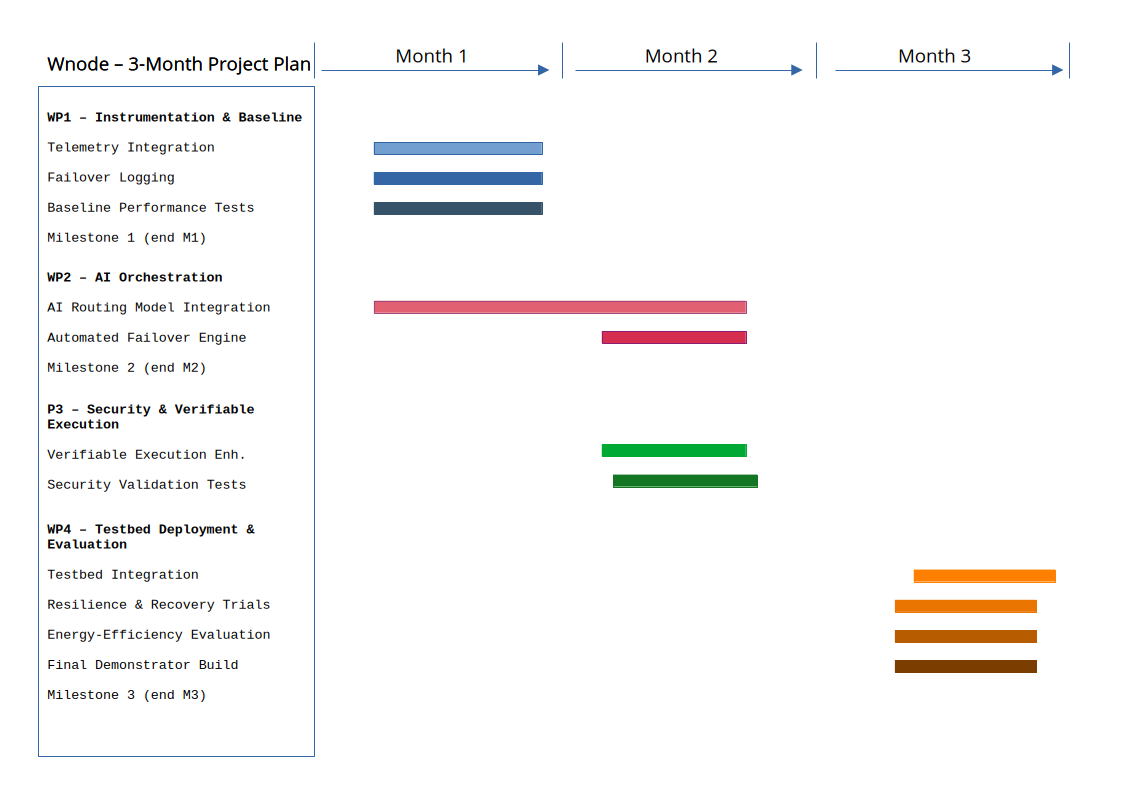
#> input picture Data Room/grants/Project Plan Gantt.webp, 1123 x 794 px
$ python convert_transparency.py '../Data Room/grants/Project Plan Gantt.webp' '../Data Room/grants/Project Plan Gantt.webp'
#> lines starting #> are read from the running program, lines starting #| are printed output that depends on the picture
import sys
from PIL import Image

def convert_neon_transparency(input_path, output_path):
    img = Image.open(input_path).convert("RGBA")
    data = img.getdata()

    new_data = []
    for r, g, b, a in data:
        # Calculate maximum brightness of the RGB channels
        max_val = max(r, g, b)

        if max_val == 0:
            new_data.append((0, 0, 0, 0))
        else:
            # Set alpha equal to the maximum brightness
            new_alpha = max_val

            # Re-scale RGB to compensate for the alpha channel reduction
            new_r = int(min(255, (r * 255) / new_alpha))
            new_g = int(min(255, (g * 255) / new_alpha))
            new_b = int(min(255, (b * 255) / new_alpha))

            new_data.append((new_r, new_g, new_b, new_alpha))
#> after the loop, new_data = 891662 items

    img.putdata(new_data)
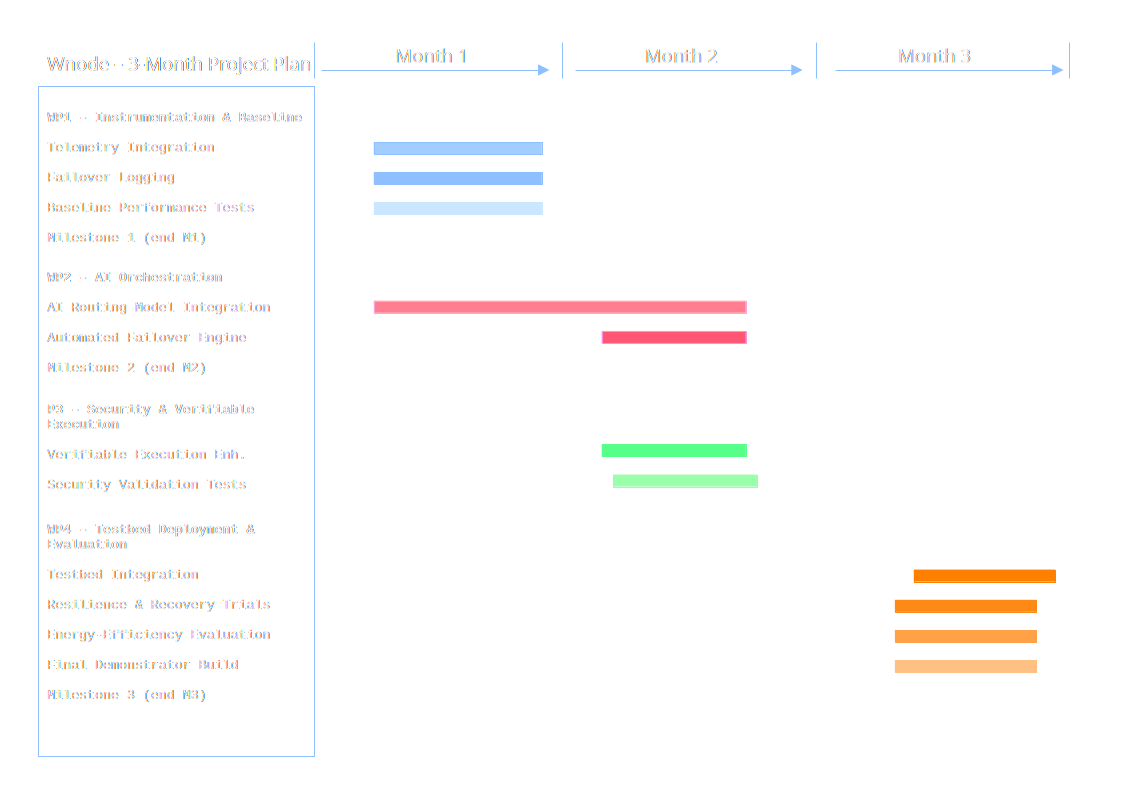
#> img: PIL image 1123x794 RGBA; mean R, G, B, A 250.9, 249.9, 249.7, 250.7; transparent parts drawn white
    img.save(output_path, "PNG")
    print(f"Successfully processed {input_path} and saved to {output_path}")

if __name__ == "__main__":
    if len(sys.argv) < 3:
        print("Usage: python3 convert_transparency.py <input_path> <output_path>")
        sys.exit(1)
    convert_neon_transparency(sys.argv[1], sys.argv[2])
